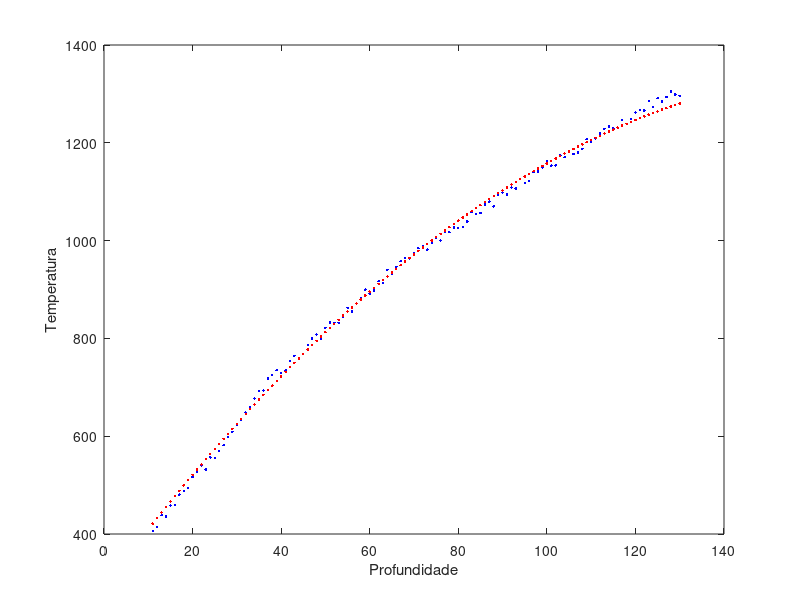
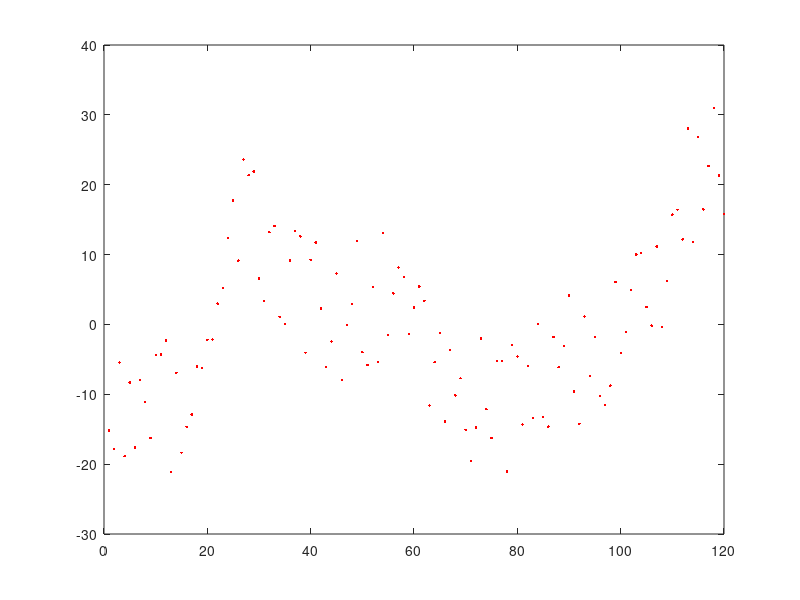

The MATLAB source for these figures, in order:
% Problemas Diretos e Inversos em Geofísica - Conceitos Básicos e Aplicações
% Prof. Giuliano Marotta - SIS/IG/UnB - marotta@unb.br
% Parte I: Exercicio 02
% ---------------------------------------------------------------------
clear
clc
% Modelo: T = a*1+b*z+c*z^2
% Abrir arquivo de dados
Dados = load('DadosEx01.txt');
% Vetor dos dados de profundidade
z = Dados(:,1);
% Vetor dos dados observados de Temperarura
d = Dados(:,2);
% Vetor das incertezas dos dados observados
Var_d = Dados(:,3).^2;
% Numero de parametros
M = 3; %'a', 'b' e 'c'
% Numero de Observacoes
N = length(d(:,1));
% Matriz dos coeficientes
G = [ones(N,1) z z.^2];
% Matris Peso
W = (Var_d.*eye(N,N))^-1;
% Vetor dos parametros
m = (G'*W*G)^-1*(G'*W*d)
% Vetor dos erros
e = d-G*m
% Variancia a posteriori
Var_pos = (e'*W*e)/(N-M)
% Matrix covariancia dos parametros
Cov_m = Var_pos*(G'*W*G)^-1
% Vetor dos desvios Padrao dos Parametros
Dp_m = diag(Cov_m).^0.5

% Plotar dados observados
figure
plot(z,d,'.b')
xlabel('Profundidade')
ylabel('Temperatura')
% Plotar dados calculados
hold on
plot(z,G*m,'.r')

% plotar erro
figure
plot(e,'.r')

